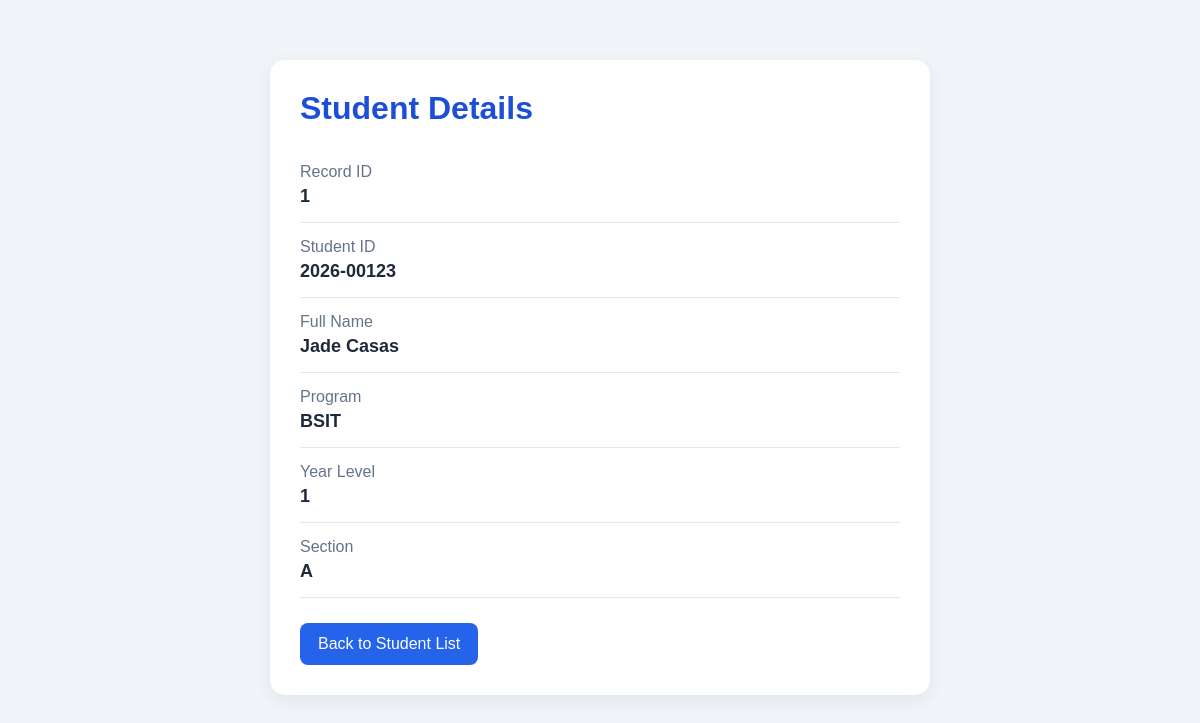
Screenshot of /students/1 with the database file from the repository.
### tables this page shows
CREATE TABLE students (
            id INTEGER PRIMARY KEY AUTOINCREMENT,
            student_id TEXT NOT NULL,
            name TEXT NOT NULL,
            program TEXT NOT NULL,
            year INTEGER NOT NULL,
            section TEXT NOT NULL
        );

### app.py (the view)
@app.route("/students/<int:student_id>")
def student_detail(student_id):
    conn = get_db_connection()
    student = conn.execute(
        "SELECT * FROM students WHERE id = ?",
        (student_id,)
    ).fetchone()
    conn.close()
    if student is None:
        abort(404)
    return render_template("student_detail.html", student=student)

### app.py (called while the page is built)
def get_db_connection():
    conn = sqlite3.connect(DATABASE)
    conn.row_factory = sqlite3.Row
    return conn

### templates/student_detail.html (shortened to what this page needs)
<!DOCTYPE html>
<html lang="en">
<head>
</head>
<body>
    <div class="card">
        <h1>Student Details</h1>
        <div class="item">
            <span class="label">Record ID</span>
            <span class="value">{{ student.id }}</span>
        </div>
        <div class="item">
            <span class="label">Student ID</span>
            <span class="value">{{ student.student_id }}</span>
        </div>
        <div class="item">
            <span class="label">Full Name</span>
            <span class="value">{{ student.name }}</span>
        </div>
        <div class="item">
            <span class="label">Program</span>
            <span class="value">{{ student.program }}</span>
        </div>
        <div class="item">
            <span class="label">Year Level</span>
            <span class="value">{{ student.year }}</span>
        </div>
        <div class="item">
            <span class="label">Section</span>
            <span class="value">{{ student.section }}</span>
        </div>
        <a href="/">Back to Student List</a>
    </div>
</body>
</html>

### templates/student_detail.html (style rules this page uses)
body { margin: 0; padding: 30px 15px; background: #f1f5f9; font-family: Arial, sans-serif; color: #1e293b; }
.card { max-width: 600px; margin: 30px auto; background: white; padding: 30px; border-radius: 15px; box-shadow: 0 5px 20px #00000012; }
h1 { color: #1d4ed8; margin-top: 0; }
.item { padding: 15px 0; border-bottom: 1px solid #e2e8f0; }
.label { color: #64748b; display: block; margin-bottom: 5px; }
.value { font-size: 18px; font-weight: bold; }
a { display: inline-block; margin-top: 25px; background: #2563eb; color: white; text-decoration: none; padding: 12px 18px; border-radius: 8px; }

### rows the page displays
students: id "1", student_id "2026-00123", name "Jade Casas", program "BSIT", year "1", section "A"
